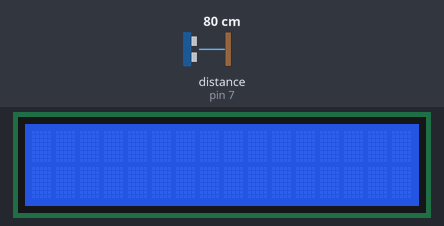
This sketch was run on a simulated Arduino Uno, built with avr-gcc and run on an emulated ATmega328P. Parts: 16×2 character LCD. Wiring (inferred from the names in the program): ultrasonic range finder: trigger pin 7; echo pin 7. Inputs (shaded band) come from the test bench; at power-on: distance to the obstacle (sensor on pin 7) 80 cm. The echo pulse lasts 58.3 µs per cm; what the sketch prints to the serial monitor is not drawn.

Above: at 1.2 s.
1.3 s: distance to the obstacle (sensor on pin 7) set to 2 cm
At 2.7 s:
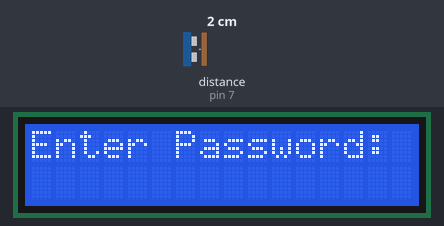
4.3 s: distance to the obstacle (sensor on pin 7) set to 120 cm
At 5.1 s:
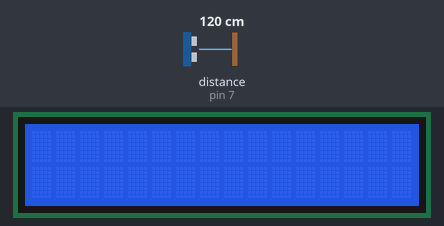
5.8 s: distance to the obstacle (sensor on pin 7) set to 4 cm
At 6.1 s:
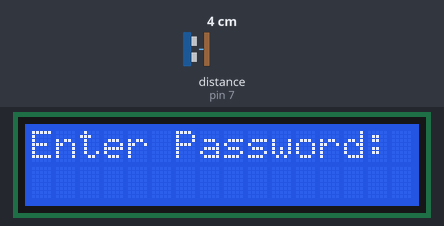
Timing chart, 0 to 8.3 s (numbered marks = the images above; inputs shaded):
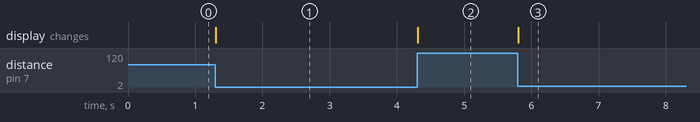

The sketch:

kullab_security_system_1.ino
```cpp
/*
Yasmin Kullab
	Security System
This code explans a Security System that will detect the presnce of a
person at a secure door. The system will prompt to the user to enter a
passcode.
If the passcode is not entered with 60 seconds, the alarm will
sound.
*/

// this constant won't change. It's the pin number of the sensor's output:


#include <LiquidCrystal.h>

LiquidCrystal lcd(12, 11, 5, 4, 3, 2); // numbers of the interface pins

const int pingPin = 7; // pin number of he sensor's output
long time0;
String password= "2019"; //needed password!
long time1;
long dist;
long timepassed;
bool Show;
bool timecalc;
String enterpass;


void setup() {
  lcd.begin(16, 2); // set up the LCD's number of colums and rows

  Serial.begin(9600);

  Show = true;
  timecalc = true;
}

void loop() {

  pinMode(pingPin, OUTPUT);
  digitalWrite(pingPin, LOW);
  delayMicroseconds(2);

  digitalWrite(pingPin, HIGH);
  delayMicroseconds(5);

  digitalWrite(pingPin, LOW);
    pinMode(pingPin, INPUT);

  timepassed = pulseIn(pingPin, HIGH);

  dist = microsecondsToFeet(timepassed);
// if at any time during the processs the person no longer detected in the
// range the system shall reset
  if(dist <= 2){

    if(timecalc){
      time0= millis();
      timecalc = false;
    }

  time1=millis()-time0;

     if(time1 <= 60000){

       if (Show){
         lcd.clear();
         passwordshow();
         Show=false;


}

   // if the passcode is correct, then send the seril monitor at the LED Welcome
       if (Serial.available() > 0){
       enterpass = Serial.readStringUntil('\n');

         Serial.println(enterpass);

         if(enterpass == password){
          lcd.clear();
          lcd.print("Welcome");

           Serial.println("Welcome!");
          delay(3000);
        }
    Show=true;
    timecalc=true;
  }
     }
else  {
  tone(8,255);
}
}
else  {
  lcd.clear();
  Show= true ;
  noTone(8);
  timecalc=true; }
}


void passwordshow(){
  lcd.print("Enter Password:");
    Serial.println("Enter Password:");    }


long microsecondsToFeet(long microseconds) {
  return microseconds / 74 / 2 / 7.9;
}
```

Measured:
- after the input at 1.3 s, the display: changes at once (image 1)
- after the input at 4.3 s, the display: changes at once (image 2)
- after the input at 5.8 s, the display: changes at once (image 3)
